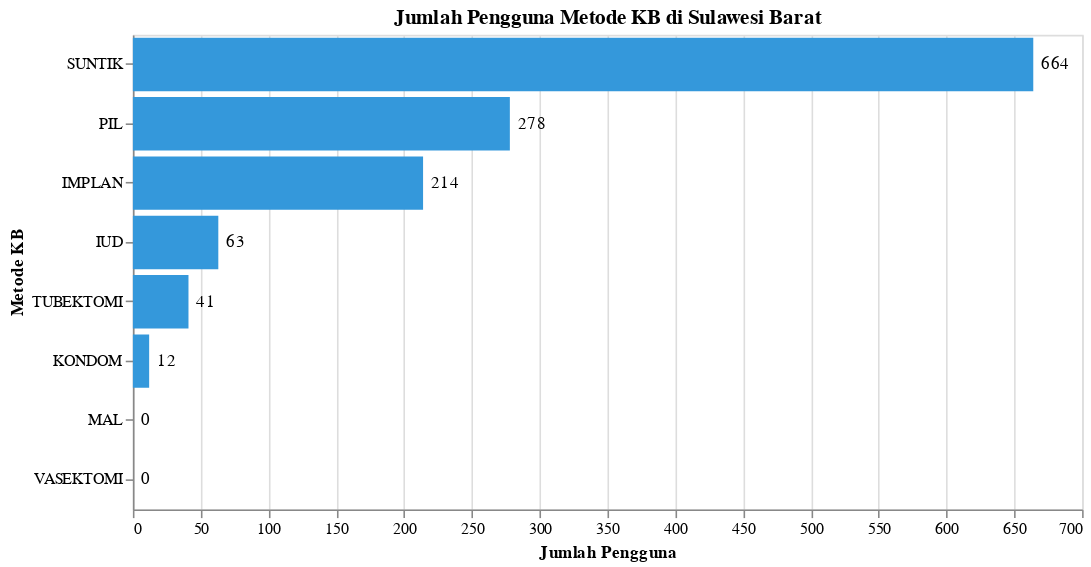

Notebook source saved alongside this figure:
### Code cell
# Menghitung total jumlah pengguna
total_jumlah = mix_kontra["JUMLAH"].sum()

# Menambahkan kolom persentase (dengan 2 angka desimal)
mix_kontra = mix_kontra.with_columns(
    (pl.col("JUMLAH") / total_jumlah * 100).round(2).alias("PERSENTASE")
)

# Mengurutkan data berdasarkan jumlah secara descending
mix_kontra = mix_kontra.sort("JUMLAH", descending=True)

# Membuat grafik batang horizontal dengan Altair
chart = (
    alt.Chart(mix_kontra)
    .mark_bar(color=warna_biru)
    .encode(
        y=alt.Y("METODE_KB:N", title="Metode KB", sort="-x"),  # Sumbu Y: Metode KB, diurutkan berdasarkan jumlah
        x=alt.X("JUMLAH:Q", title="Jumlah Pengguna"),         # Sumbu X: Jumlah pengguna
        tooltip=[
            alt.Tooltip("METODE_KB", title="Metode KB"),
            alt.Tooltip("JUMLAH", title="Jumlah"),
            alt.Tooltip("PERSENTASE", title="Persentase (%)", format=".2f")  # Format 2 angka desimal
        ]
    )
    .properties(
        width=600,                                            # Lebar grafik
        height=300,                                           # Tinggi grafik
        title="Jumlah Pengguna Metode KB di Sulawesi Barat"   # Judul grafik
    )
)

# Menambahkan label di ujung batang
text = (
    alt.Chart(sorted_df)
    .mark_text(align="left", baseline="middle", dx=5)  # dx=5 untuk memberi jarak antara batang dan teks
    .encode(
        y=alt.Y("METODE_KB:N", sort="-x"),             # Sumbu Y: Metode KB, diurutkan berdasarkan jumlah
        x=alt.X("JUMLAH:Q"),                           # Sumbu X: Jumlah pengguna
        text="JUMLAH:Q"                                # Teks: Nilai jumlah pengguna
    )
)

# Menggabungkan grafik batang dan label
final_chart = chart + text

# Menampilkan grafik
final_chart.show()

### Figure 1 — Vega-Lite specification as saved in the notebook (floating-point values rounded to 4 significant figures)
{"config": {"view": {"continuousWidth": 300, "continuousHeight": 300}}, "layer": [{"data": {"name": "data-d3a96d7ac43fb93b2a83984ed9695ea2"}, "mark": {"type": "bar", "color": "#3498db"}, "encoding": {"tooltip": [{"field": "METODE_KB", "title": "Metode KB", "type": "nominal"}, {"field": "JUMLAH", "title": "Jumlah", "type": "quantitative"}, {"field": "PERSENTASE", "format": ".2f", "title": "Persentase (%)", "type": "quantitative"}], "x": {"field": "JUMLAH", "title": "Jumlah Pengguna", "type": "quantitative"}, "y": {"field": "METODE_KB", "sort": "-x", "title": "Metode KB", "type": "nominal"}}, "title": "Jumlah Pengguna Metode KB di Sulawesi Barat"}, {"data": {"name": "data-d3a96d7ac43fb93b2a83984ed9695ea2"}, "mark": {"type": "text", "align": "left", "baseline": "middle", "dx": 5}, "encoding": {"text": {"field": "JUMLAH", "type": "quantitative"}, "x": {"field": "JUMLAH", "type": "quantitative"}, "y": {"field": "METODE_KB", "sort": "-x", "type": "nominal"}}}], "height": 300, "width": 600, "$schema": "https://vega.github.io/schema/vega-lite/v5.20.1.json", "datasets": {"data-d3a96d7ac43fb93b2a83984ed9695ea2": [{"PROVINSI": "SULAWESI BARAT", "METODE_KB": "SUNTIK", "JUMLAH": 664, "PERSENTASE": 52.2}, {"PROVINSI": "SULAWESI BARAT", "METODE_KB": "PIL", "JUMLAH": 278, "PERSENTASE": 21.86}, {"PROVINSI": "SULAWESI BARAT", "METODE_KB": "IMPLAN", "JUMLAH": 214, "PERSENTASE": 16.82}, {"PROVINSI": "SULAWESI BARAT", "METODE_KB": "IUD", "JUMLAH": 63, "PERSENTASE": 4.95}, {"PROVINSI": "SULAWESI BARAT", "METODE_KB": "TUBEKTOMI", "JUMLAH": 41, "PERSENTASE": 3.22}, {"PROVINSI": "SULAWESI BARAT", "METODE_KB": "KONDOM", "JUMLAH": 12, "PERSENTASE": 0.94}, {"PROVINSI": "SULAWESI BARAT", "METODE_KB": "MAL", "JUMLAH": 0, "PERSENTASE": 0.0}, {"PROVINSI": "SULAWESI BARAT", "METODE_KB": "VASEKTOMI", "JUMLAH": 0, "PERSENTASE": 0.0}]}}
